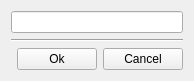
<?xml version="1.0" encoding="UTF-8"?>
<ui version="4.0">
 <class>Form_AddAlias</class>
 <widget class="QWidget" name="Form_AddAlias">
  <property name="windowModality">
   <enum>Qt::ApplicationModal</enum>
  </property>
  <property name="geometry">
   <rect>
    <x>0</x>
    <y>0</y>
    <width>180</width>
    <height>76</height>
   </rect>
  </property>
  <property name="windowTitle">
   <string>Add alias</string>
  </property>
  <layout class="QGridLayout" name="gridLayout">
   <item row="1" column="0" colspan="3">
    <widget class="Line" name="line">
     <property name="orientation">
      <enum>Qt::Horizontal</enum>
     </property>
    </widget>
   </item>
   <item row="2" column="0">
    <spacer name="horizontalSpacer">
     <property name="orientation">
      <enum>Qt::Horizontal</enum>
     </property>
     <property name="sizeHint" stdset="0">
      <size>
       <width>47</width>
       <height>20</height>
      </size>
     </property>
    </spacer>
   </item>
   <item row="2" column="1">
    <widget class="QPushButton" name="btn_ok">
     <property name="text">
      <string>Ok</string>
     </property>
    </widget>
   </item>
   <item row="2" column="2">
    <widget class="QPushButton" name="btn_cancel">
     <property name="text">
      <string>Cancel</string>
     </property>
    </widget>
   </item>
   <item row="0" column="0" colspan="3">
    <widget class="QLineEdit" name="le_alias"/>
   </item>
  </layout>
 </widget>
 <resources/>
 <connections>
  <connection>
   <sender>le_alias</sender>
   <signal>returnPressed()</signal>
   <receiver>btn_ok</receiver>
   <slot>click()</slot>
   <hints>
    <hint type="sourcelabel">
     <x>43</x>
     <y>18</y>
    </hint>
    <hint type="destinationlabel">
     <x>61</x>
     <y>54</y>
    </hint>
   </hints>
  </connection>
 </connections>
</ui>
